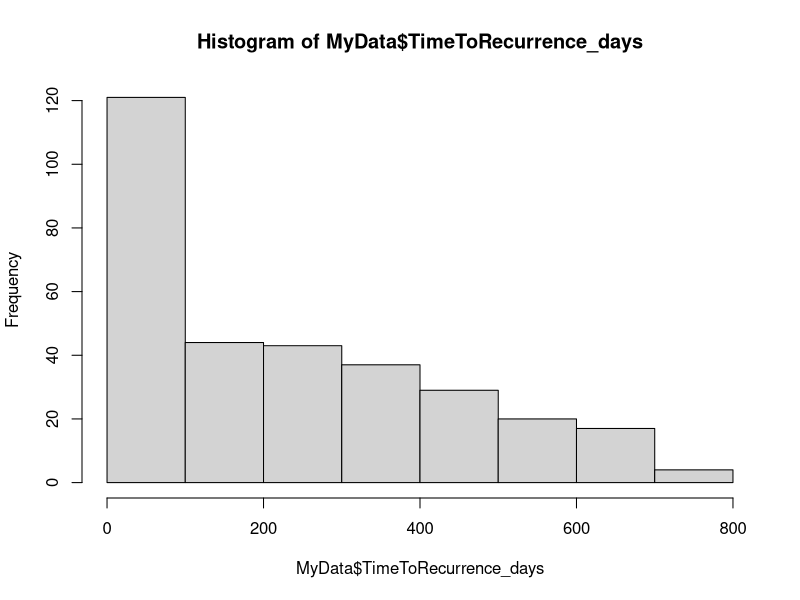
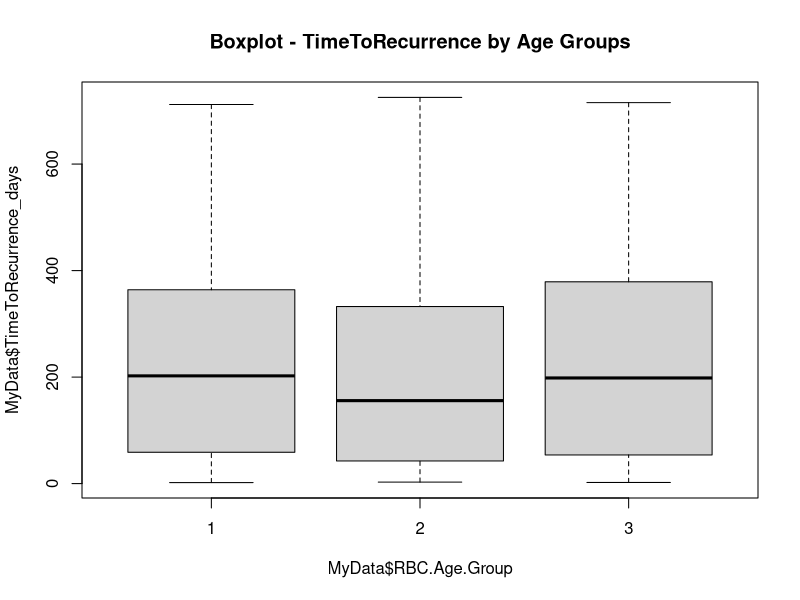

R code for these plots, in order: (Note: this script raises an error after producing the figures.)
#----GROUP 3-------------------------####
# Date:  2024-09-12       
# Author:  The members of GROUP 3: Siren Hovland, Hildegunn Frønningen, Marianne Hannisdal      
# Filename: analyzing_the_data.R    
# Description: Analyzing the data
#               
#               
# Project: Exam
#-------------------------------------------###




# Analyzing the data ----

## Importing data and libraries----
# Importing relevant packages
library(tidyverse)
library(here)
library(readxl)

# Reading the file
MyData <- read_delim(here("DATA","tidy_adjust_exam_dataset.txt"))


# Was the time to recurrence different for various `RBC.Age.Group` levels?----

# Calculating max and min values for TimeToRecurrence_days by RBC.Age.Group 
MyData %>%
  select(RBC.Age.Group, TimeToRecurrence_days) %>%
  mutate(TimeToRecurrence_days = as.numeric(TimeToRecurrence_days)) %>%
  group_by(RBC.Age.Group) %>% 
  summarise(min(TimeToRecurrence_days, na.rm = T), max(TimeToRecurrence_days, na.rm = T))


# Calculating the mean value for TimeToRecurrence_days by RBC.Age.Group 
MyData %>% 
  group_by(RBC.Age.Group) %>% 
  mutate(TimeToRecurrence_days = as.numeric(TimeToRecurrence_days)) %>%
  summarise(min(TimeToRecurrence_days, na.rm = T), max(TimeToRecurrence_days, na.rm = T), mean(TimeToRecurrence_days, na.rm = T))


# Normal distribution or not by using histogram?
hist(MyData$TimeToRecurrence_days)


# Drawing a boxplot 

boxplot((MyData$TimeToRecurrence_days ~ MyData$RBC.Age.Group), na.rm = T, main="Boxplot - TimeToRecurrence by Age Groups")


# Anova

anova_result <- aov(TimeToRecurrence_days ~ RBC.Age.Group, data = boxplot)

summary(anova_result)



# RBC.Age.Group 2 inhibits lowest time to recurrence ----

#- Stratify your data by a categorical column and 
# report min, max, mean and sd of a numeric column.

# I Choose TimeToRecurrence_days grouped by T.stage

TimeToRec_strat_by_Tstage <- MyData %>% 
  group_by(T.stage) %>% 
  summarise(
    max_TimeToRec = max(TimeToRecurrence_days, na.rm = T),
    min_TimeToRec = min(TimeToRecurrence_days, na.rm = T),
    mean_TimeToRec = mean(TimeToRecurrence_days, na.rm = T),
    std_dev_TimeToRec = sd(TimeToRecurrence_days, na.rm = T)
  )

TimeToRec_strat_by_Tstage


#- Stratify your data by a categorical column and 
#report min, max, mean and sd of a numeric column 
# for a defined set of observations - use pipe!

# -Only for persons with `T.Stage == 1`

TimeToRec_strat_by_Tstage_1 <- MyData %>% 
  filter(T.stage == 1) %>%
  group_by(T.stage) %>% 
  summarise(
    max_TimeToRec = max(TimeToRecurrence_days, na.rm = T),
    min_TimeToRec = min(TimeToRecurrence_days, na.rm = T),
    mean_TimeToRec = mean(TimeToRecurrence_days, na.rm = T),
    std_dev_TimeToRec = sd(TimeToRecurrence_days, na.rm = T)
  )

TimeToRec_strat_by_Tstage_1


#- Only for persons with `Median.RBC.Age == 25`

TimeToRec_strat_by_Median.RBC.Age <- MyData %>% 
  filter(Median.RBC.Age == 25) %>%
  group_by(T.stage) %>% 
  summarise(
    max_TimeToRec = max(TimeToRecurrence_days, na.rm = T),
    min_TimeToRec = min(TimeToRecurrence_days, na.rm = T),
    mean_TimeToRec = mean(TimeToRecurrence_days, na.rm = T),
    std_dev_TimeToRec = sd(TimeToRecurrence_days, na.rm = T)
    )

TimeToRec_strat_by_Median.RBC.Age


#- Only for persons with `TimeToReccurence` later than 4 weeks
# skriver dager fordi vi har fjernet variabelen som viser

TimeToRec_strat_by_later_than_4_Weeks <- MyData %>% 
  filter(TimeToRecurrence_days >= 28) %>%
  group_by(T.stage) %>% 
  summarise(
    max_TimeToRec = max(TimeToRecurrence_days, na.rm = T),
    min_TimeToRec = min(TimeToRecurrence_days, na.rm = T),
    mean_TimeToRec = mean(TimeToRecurrence_days, na.rm = T),
    std_dev_TimeToRec = sd(TimeToRecurrence_days, na.rm = T)
  )

TimeToRec_strat_by_later_than_4_Weeks

#- Only for persons recruited in `Hosp1` and `Tvol == 2`

TimeToRec_for_Hosp1_Tvol_2  <- MyData %>% 
  filter(Hospital == "Hosp1") %>%
  group_by(T.stage) %>% 
  summarise(
    max_TimeToRec = max(TimeToRecurrence_days, na.rm = T),
    min_TimeToRec = min(TimeToRecurrence_days, na.rm = T),
    mean_TimeToRec = mean(TimeToRecurrence_days, na.rm = T),
    std_dev_TimeToRec = sd(TimeToRecurrence_days, na.rm = T)
  )
    TimeToRec_for_Hosp1_Tvol_2

#- Use two categorical columns in your dataset to create a table (hint: ?count)
  # We choose the columns "Recurrence" (0 1) and "T.Stage (1 2) 
    
MyData %>%
  count (Recurrence, T.stage)
    
    
#  4. Day 8: Analyse the dataset and answer the following questions:
#    _(each person chooses one question)_
# 82  - Was the time to recurrence different for various `T.Stage` levels?

t.test(MyData$TimeToRecurrence_days~MyData$T.stage) %>%  
  broom::tidy()
# P-value of 0.00233. there is a cleraly significant differece 

MyData %>% 
  ggplot(aes(x = T.stage, y = TimeToRecurrence_days)) +
  geom_point() + 
  geom_smooth(method = "lm")  

# Calculate correlation and handle NA values by excluding them
correlation <- cor(MyData$TimeToRecurrence_days, MyData$T.stage, use = "complete.obs")
print(correlation) # Calculated value -0.1517019. 

#Time to recurrence is 15 % longer in those with T stage 1 than T stage 2.  

# illustrated by boxplot 

# Boxplot
boxplot(MyData$TimeToRecurrence_days~MyData$T.stage)

# Did having `AdjRadTherapy` affected time to recurrence? ----
# Exploring: See unique values in the AdjRadTherapy column
unique_values <- unique(MyData$AdjRadTherapy)
print(unique_values) # only 0 and 1

# Count the frequency of each value in the AdjRadTherapy column
frequency_table <- table(MyData$AdjRadTherapy)
print(frequency_table) # AdjRadTherapy==1 only occured once, rest was 0

# Calculate mean time to recurrence for both groups
mean_time_to_recurrence <- MyData %>%
  group_by(AdjRadTherapy) %>%
  summarise(
    MeanTimeToRecurrence = mean(TimeToRecurrence_days, na.rm = TRUE),
    .groups = 'drop'
  )

# Print the results
print(mean_time_to_recurrence)

# Subset data for t-test
time_recurrence_0 <- MyData %>%
  filter(AdjRadTherapy == 0) %>%
  pull(TimeToRecurrence_days)

time_recurrence_1 <- MyData %>%
  filter(AdjRadTherapy == 1) %>%
  pull(TimeToRecurrence_days)

# Perform two-sided t-test
t_test_result <- t.test(time_recurrence_1, time_recurrence_0, alternative = "two.sided", na.rm = TRUE) 
# Error in t.test.default(time_recurrence_1, time_recurrence_0, alternative = "two.sided",  : not enough 'x' observations

# Perform one-sided t-test to see if the mean time to recurrence is greater for AdjRadTherapy == 1
t_test_result <- t.test(time_recurrence_1, time_recurrence_0, alternative = "greater", na.rm = TRUE)
# Error: not enough 'x' observations

# Print the results of the t-test
print(t_test_result) #No result due to error

# What about AnyAdjTherapy in stead of AdjRadTherapy?

# Count the frequency of each value
frequency_table <- table(MyData$AnyAdjTherapy)
print(frequency_table) #7 observations of 1, rest 0

# Assuming AnyAdjTherapy is also a binary indicator (0 and 1)
mean_time_to_recurrence_anyadj <- MyData %>%
  group_by(AnyAdjTherapy) %>%
  summarise(
    MeanTimeToRecurrence = mean(TimeToRecurrence_days, na.rm = TRUE),
    .groups = 'drop'
  )

# Print the results
print(mean_time_to_recurrence_anyadj)

# Subset data for t-test
time_recurrence_any_0 <- MyData %>%
  filter(AnyAdjTherapy == 0) %>%
  pull(TimeToRecurrence_days)

time_recurrence_any_1 <- MyData %>%
  filter(AnyAdjTherapy == 1) %>%
  pull(TimeToRecurrence_days)

# Perform one-sided t-test to see if the mean time to recurrence is greater for AnyAdjTherapy == 1
t_test_result_any <- t.test(time_recurrence_any_1, time_recurrence_any_0, alternative = "greater", na.rm = TRUE)

# Print the results of the t-test
print(t_test_result_any) #p-value = 0.7421 No significant difference in mean due to power



# - Did those that had recurrence had also larger `TVol` values than those without recurrence? ----

t.test(MyData$TVol~MyData$Recurrence) %>%  
  broom::tidy()
# P-value of 0.0000000641 which is cleraly significant  



